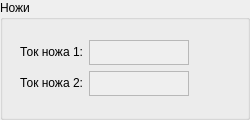
           <widget class="QGroupBox" name="Knifes_2">
            <property name="minimumSize">
             <size>
              <width>250</width>
              <height>120</height>
             </size>
            </property>
            <property name="maximumSize">
             <size>
              <width>250</width>
              <height>120</height>
             </size>
            </property>
            <property name="title">
             <string>Ножи</string>
            </property>
            <widget class="QWidget" name="layoutWidget">
             <property name="geometry">
              <rect>
               <x>20</x>
               <y>40</y>
               <width>189</width>
               <height>58</height>
              </rect>
             </property>
             <layout class="QFormLayout" name="formLayout">
              <item row="0" column="0">
               <widget class="QLabel" name="label_12">
                <property name="maximumSize">
                 <size>
                  <width>16777215</width>
                  <height>50</height>
                 </size>
                </property>
                <property name="text">
                 <string>Ток ножа 1:</string>
                </property>
                <property name="alignment">
                 <set>Qt::AlignRight|Qt::AlignTrailing|Qt::AlignVCenter</set>
                </property>
               </widget>
              </item>
              <item row="0" column="1">
               <widget class="QPlainTextEdit" name="k1_current">
                <property name="enabled">
                 <bool>false</bool>
                </property>
                <property name="minimumSize">
                 <size>
                  <width>100</width>
                  <height>25</height>
                 </size>
                </property>
                <property name="maximumSize">
                 <size>
                  <width>100</width>
                  <height>25</height>
                 </size>
                </property>
                <property name="verticalScrollBarPolicy">
                 <enum>Qt::ScrollBarAlwaysOff</enum>
                </property>
                <property name="horizontalScrollBarPolicy">
                 <enum>Qt::ScrollBarAlwaysOff</enum>
                </property>
               </widget>
              </item>
              <item row="1" column="0">
               <widget class="QLabel" name="label_16">
                <property name="maximumSize">
                 <size>
                  <width>16777215</width>
                  <height>50</height>
                 </size>
                </property>
                <property name="text">
                 <string>Ток ножа 2:</string>
                </property>
                <property name="alignment">
                 <set>Qt::AlignRight|Qt::AlignTrailing|Qt::AlignVCenter</set>
                </property>
               </widget>
              </item>
              <item row="1" column="1">
               <widget class="QPlainTextEdit" name="k2_current">
                <property name="enabled">
                 <bool>false</bool>
                </property>
                <property name="minimumSize">
                 <size>
                  <width>100</width>
                  <height>25</height>
                 </size>
                </property>
                <property name="maximumSize">
                 <size>
                  <width>100</width>
                  <height>25</height>
                 </size>
                </property>
                <property name="verticalScrollBarPolicy">
                 <enum>Qt::ScrollBarAlwaysOff</enum>
                </property>
                <property name="horizontalScrollBarPolicy">
                 <enum>Qt::ScrollBarAlwaysOff</enum>
                </property>
               </widget>
              </item>
             </layout>
            </widget>
           </widget>
